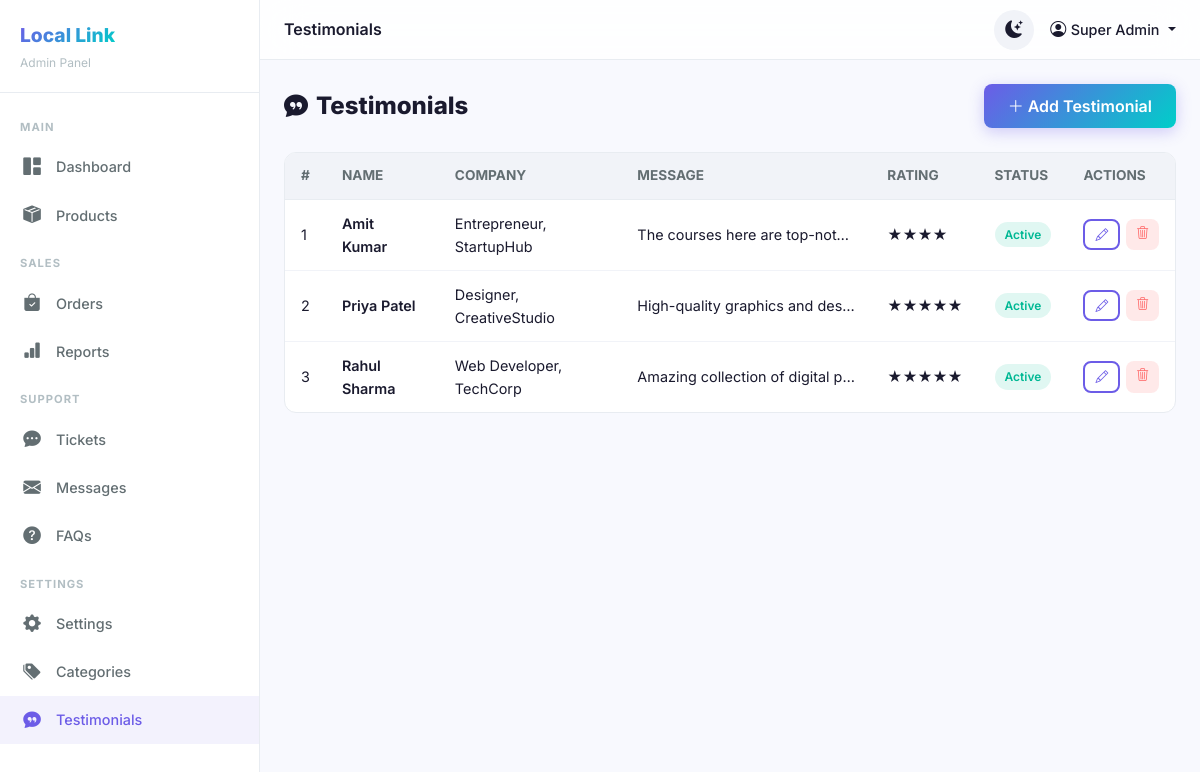
Screenshot of /admin/testimonials.php (signed in) with the database file from the repository.
### tables this page shows
CREATE TABLE testimonials (
    id INT AUTO_INCREMENT PRIMARY KEY,
    name VARCHAR(100) NOT NULL,
    designation VARCHAR(100),
    company VARCHAR(100),
    message TEXT NOT NULL,
    avatar VARCHAR(255) DEFAULT 'default.png',
    rating TINYINT DEFAULT 5,
    sort_order INT DEFAULT 0,
    status ENUM('active','inactive') DEFAULT 'active',
    created_at TIMESTAMP DEFAULT CURRENT_TIMESTAMP
);

### admin/testimonials.php (the view, shortened to what this page needs)
<?php
require_once '../includes/config.php';
$action = $_GET['action'] ?? 'list';
$stmt = $pdo->query("SELECT * FROM testimonials ORDER BY id DESC");
$testimonials = $stmt->fetchAll();
include 'includes/header.php';
?>
<?php if ($action === 'list'): ?>
<div class="page-header">
    <h4><i class="bi bi-chat-quote-fill me-2"></i>Testimonials</h4>
    <a href="testimonials.php?action=create" class="btn btn-primary"><i class="bi bi-plus-lg me-1"></i>Add Testimonial</a>
</div>
<div class="admin-table" style="overflow-x:auto;">
    <table>
        <thead>
            <tr><th>#</th><th>Name</th><th>Company</th><th>Message</th><th>Rating</th><th>Status</th><th>Actions</th></tr>
        </thead>
        <tbody>
            <?php foreach ($testimonials as $i => $t): ?>
            <tr>
                <td><?= $i + 1 ?></td>
                <td style="font-weight:600;"><?= htmlspecialchars($t['name']) ?></td>
                <td><?= htmlspecialchars($t['designation'] . ', ' . $t['company']) ?></td>
                <td style="max-width:250px;overflow:hidden;text-overflow:ellipsis;white-space:nowrap;"><?= htmlspecialchars(substr($t['message'], 0, 60)) ?></td>
                <td><?= str_repeat('★', $t['rating']) ?></td>
                <td><span class="status-badge status-<?= $t['status'] ?>"><?= ucfirst($t['status']) ?></span></td>
                <td>
                    <div class="table-actions">
                        <a href="testimonials.php?action=edit&id=<?= $t['id'] ?>" class="btn btn-outline-primary btn-sm"><i class="bi bi-pencil"></i></a>
                        <a href="testimonials.php?action=delete&id=<?= $t['id'] ?>" class="btn btn-danger-soft btn-sm" onclick="return confirm('Delete?')"><i class="bi bi-trash3"></i></a>
                    </div>
                </td>
            </tr>
            <?php endforeach; ?>
        </tbody>
    </table>
</div>
<?php endif; ?>
<?php include 'includes/footer.php'; ?>

### assets/css/style.css (style rules this page uses)
:root { --primary: #6c5ce7; --primary-light: #a29bfe; --primary-dark: #5a4bd1; --accent: #00cec9; --accent-light: #55efc4; --danger: #ff6b6b; --warning: #feca57; --success: #00b894; --gradient: linear-gradient(135deg, #6c5ce7 0%, #00cec9 100%); --gradient-2: linear-gradient(135deg, #a29bfe 0%, #6c5ce7 100%); --shadow-sm: 0 2px 8px rgba(0,0,0,0.08); --shadow-md: 0 4px 20px rgba(0,0,0,0.12); --shadow-lg: 0 8px 40px rgba(0,0,0,0.16); --radius-sm: 8px; --radius-md: 12px; --radius-lg: 20px; --radius-xl: 28px; --transition: all 0.3s cubic-bezier(0.4, 0, 0.2, 1); --font: 'Inter', -apple-system, BlinkMacSystemFont, sans-serif; }
[data-theme="light"] { --bg: #f8f9fe; --bg-card: #ffffff; --bg-elevated: #ffffff; --bg-input: #f1f3f8; --text: #1a1a2e; --text-secondary: #636e72; --text-muted: #b2bec3; --border: #e8ecf1; --border-light: #f1f3f8; --nav-bg: rgba(255,255,255,0.85); --overlay: rgba(0,0,0,0.5); }
* { margin: 0; padding: 0; box-sizing: border-box; }
body { font-family: var(--font); background: var(--bg); color: var(--text); line-height: 1.6; transition: var(--transition); overflow-x: hidden; padding-bottom: 70px; }
@media (min-width: 768px) { body { padding-bottom: 0; } }
a { text-decoration: none; color: var(--primary); transition: var(--transition); }
.btn-primary { background: var(--gradient) !important; border: none !important; color: #fff !important; font-weight: 600; border-radius: var(--radius-sm) !important; padding: 10px 24px; transition: var(--transition); box-shadow: 0 4px 15px rgba(108,92,231,0.3); }
.btn-outline-primary { border: 2px solid var(--primary) !important; color: var(--primary) !important; font-weight: 600; border-radius: var(--radius-sm) !important; padding: 8px 20px; background: transparent !important; transition: var(--transition); }
.btn-danger-soft { background: rgba(255,107,107,0.15) !important; color: var(--danger) !important; border: none !important; font-weight: 600; border-radius: var(--radius-sm) !important; }
.admin-table { background: var(--bg-card); border: 1px solid var(--border); border-radius: var(--radius-md); overflow: hidden; }
.admin-table table { margin: 0; color: var(--text); }
.admin-table thead th { background: var(--bg-input); border-bottom: 1px solid var(--border); font-weight: 700; font-size: 0.85rem; text-transform: uppercase; color: var(--text-secondary); padding: 12px 16px; }
.admin-table tbody td { padding: 12px 16px; border-bottom: 1px solid var(--border-light); vertical-align: middle; font-size: 0.9rem; }
.admin-table tbody tr:last-child td { border-bottom: none; }

### admin/assets/css/admin.css (style rules this page uses)
.admin-content .page-header { display: flex; justify-content: space-between; align-items: center; margin-bottom: 24px; flex-wrap: wrap; gap: 12px; }
.admin-content .page-header h4 { font-weight: 800; margin: 0; }
.status-badge { display: inline-block; padding: 3px 10px; border-radius: 50px; font-size: 0.75rem; font-weight: 600; }
.status-active { background: rgba(0,184,148,0.12); color: var(--success); }
.table-actions { display: flex; gap: 6px; }
.table-actions .btn { padding: 4px 10px; font-size: 0.8rem; }

### rows the page displays
testimonials: name "Amit Kumar", designation+company "Entrepreneur, StartupHub", message "The courses here are top-not…", rating "★★★★", status "Active"
testimonials: name "Priya Patel", designation+company "Designer, CreativeStudio", message "High-quality graphics and des…", rating "★★★★★", status "Active"
testimonials: name "Rahul Sharma", designation+company "Web Developer, TechCorp", message "Amazing collection of digital p…", rating "★★★★★", status "Active"

### other values shown
$pageTitle "Testimonials"
$adminName "Super Admin"
